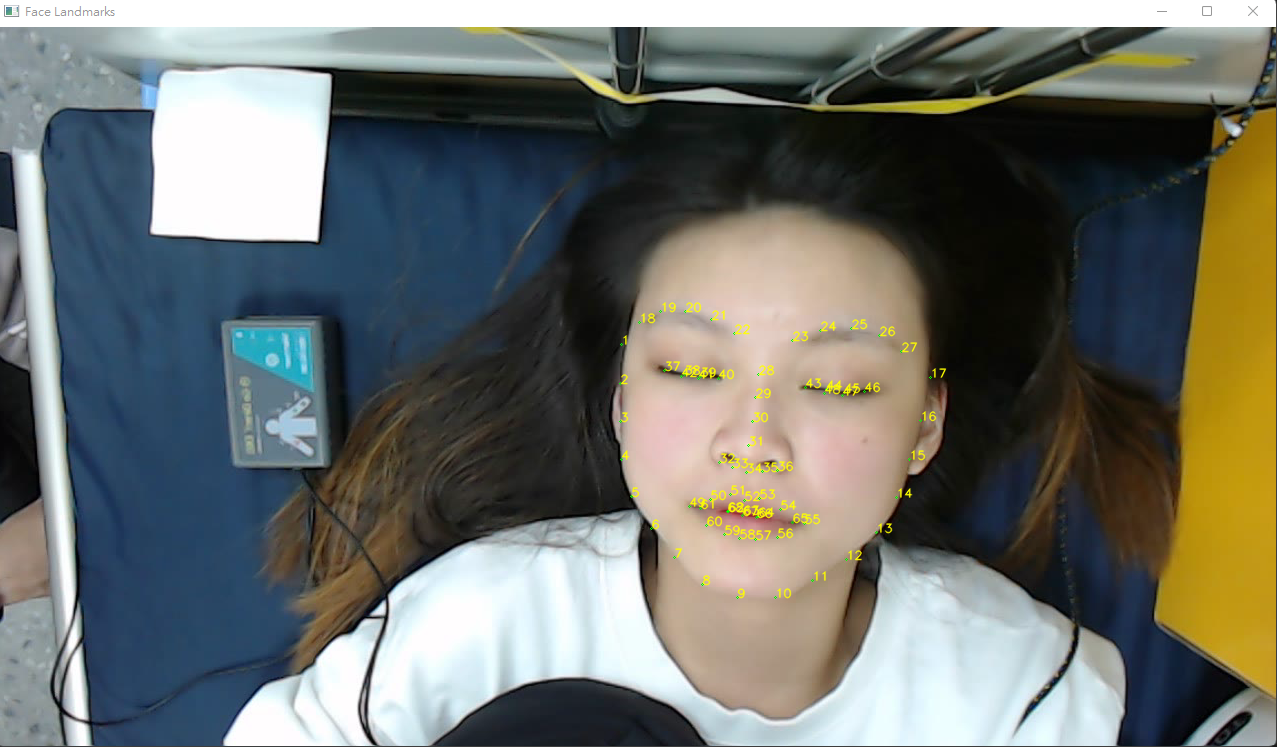
#> input picture 20230201.png, 1277 x 747 px
$ python -i Tool.py   (imports and definitions only)
#> lines starting #> are read from the running program, lines starting #| are printed output that depends on the picture
#> further down, picture is the input picture: shape (747, 1277, 3); mean B, G, R 107.5, 113, 109.9
import numpy as np
import pandas as pd
import matplotlib.pyplot as plt
import cv2
from scipy import signal
import mediapipe as mp


##########################看檔案用的##########################
def read_csv(path):
    data = pd.read_csv(path,sep=",",encoding='utf-8')
    return data

# [45 lines left out: functions draw_two_wave, read_avi, mask, not called in this run]


def calculate_non_zero_means(masked_frame):
    # 計算影像中非零像素的數量
    num_non_zero_pixels = cv2.countNonZero(cv2.cvtColor(masked_frame, cv2.COLOR_BGR2GRAY))
#> num_non_zero_pixels = 953766
    B, G, R = cv2.split(cv2.flip(masked_frame, 1))  # 分割全部影像的 B、G、R 通道
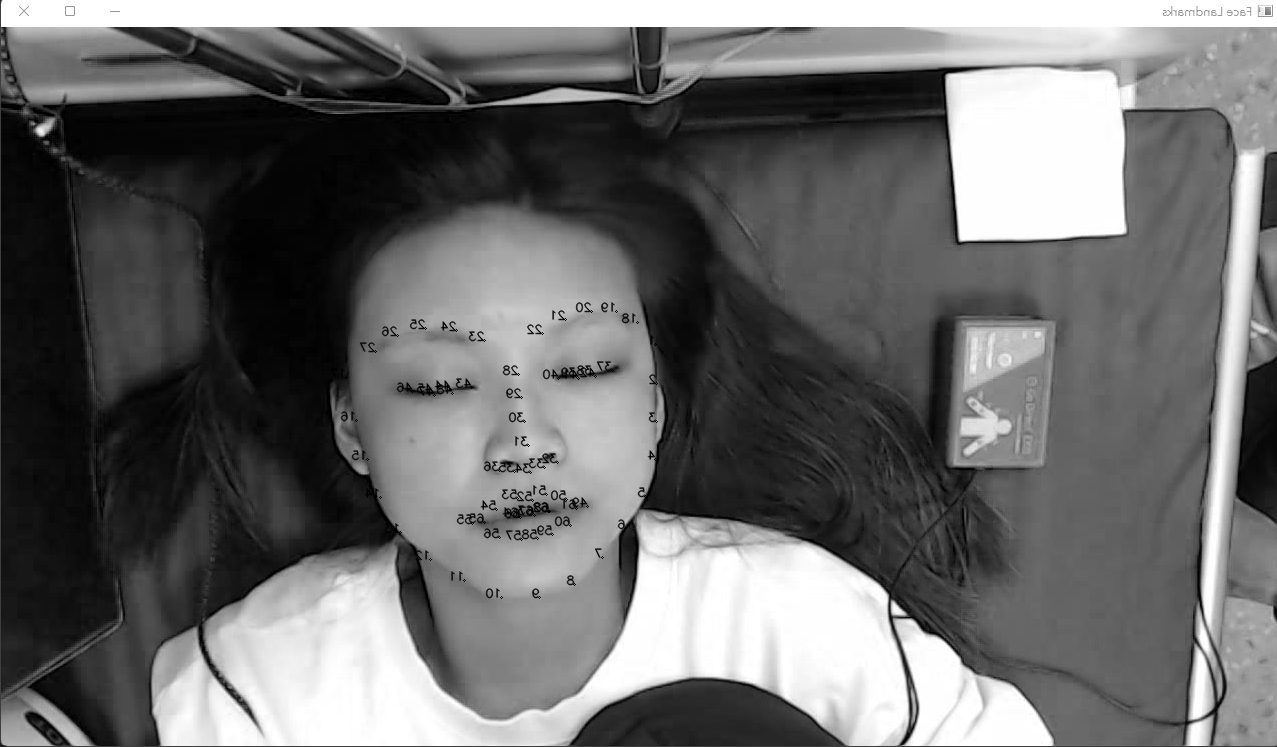
#> B: shape (747, 1277); min 0, max 255, mean 107.5
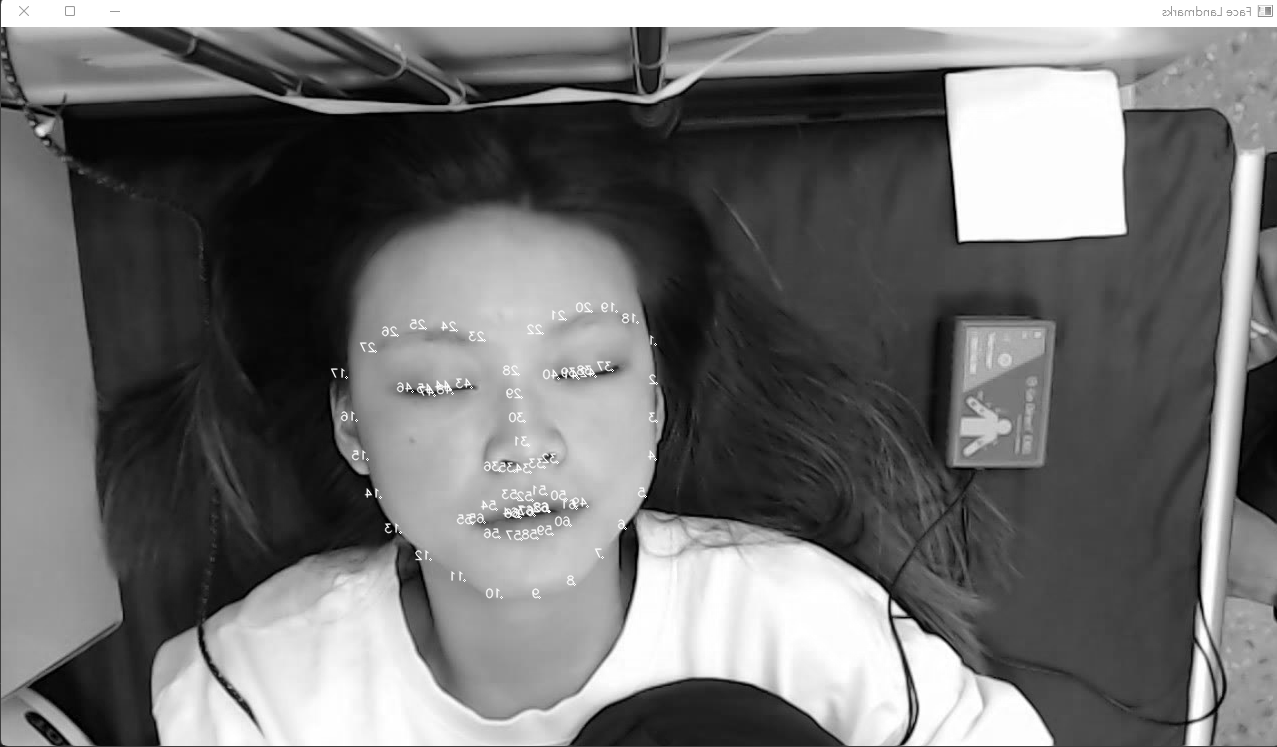
#> G: shape (747, 1277); min 0, max 255, mean 113
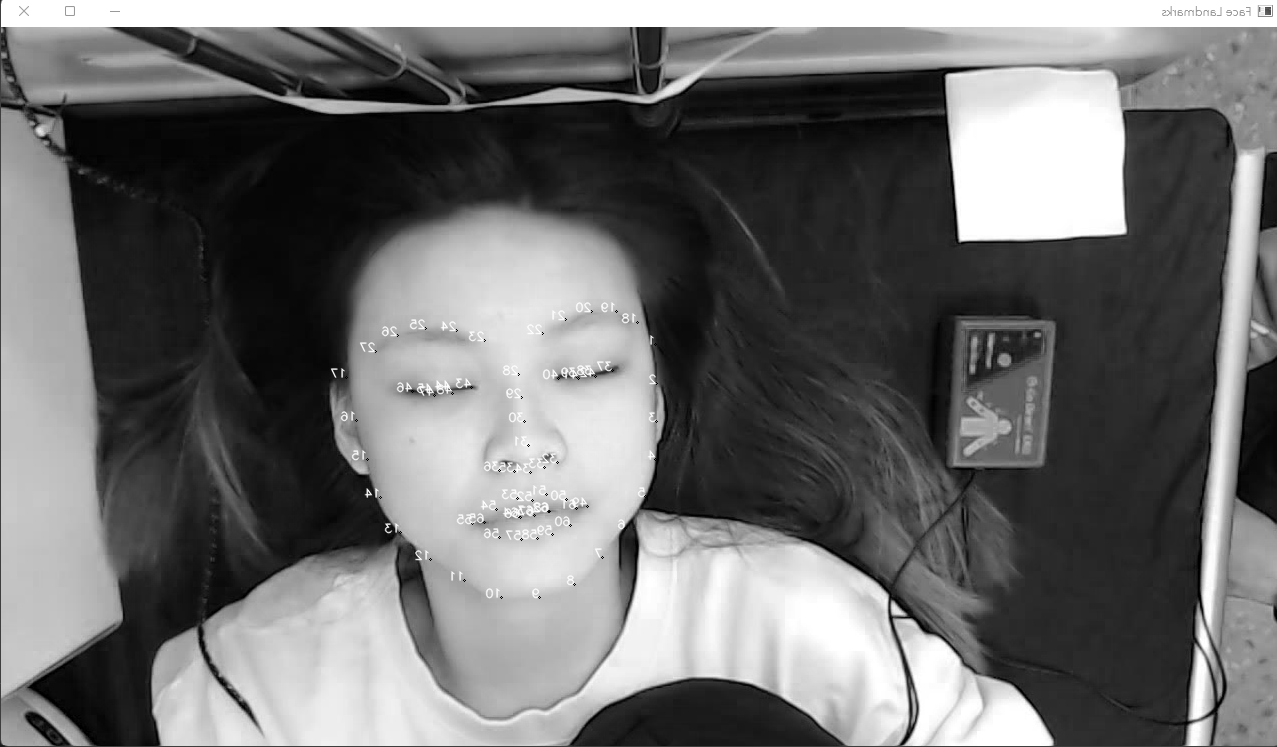
#> R: shape (747, 1277); min 0, max 255, mean 109.9
    # 計算區塊中各個顏色通道的總和
    sum_b = B.sum()
#> sum_b = 102531882
    sum_g = G.sum()
#> sum_g = 107807357
    sum_r = R.sum()
#> sum_r = 104844286
    # 計算區塊中各個顏色通道的平均值（如果非零像素為 0，避免除以 0）
    means_b = sum_b / num_non_zero_pixels if num_non_zero_pixels > 0 else 0
#> means_b = 107.5
    means_g = sum_g / num_non_zero_pixels if num_non_zero_pixels > 0 else 0
#> means_g = 113
    means_r = sum_r / num_non_zero_pixels if num_non_zero_pixels > 0 else 0
#> means_r = 109.9

    return means_b, means_g, means_r

# [154 lines left out: functions mp_roi_hand, mp_roi_face, butter_bandpass, butter_bandpass_filter, z_score, normal and 3 more, not called in this run]

# [26 lines of commented-out code are left out]

>>> import cv2
>>> picture = cv2.imread('../20230201.png')
>>> result = calculate_non_zero_means(picture)
#> result = (107.5, 113, 109.9)

$ run again, on selectROI_20230131.png
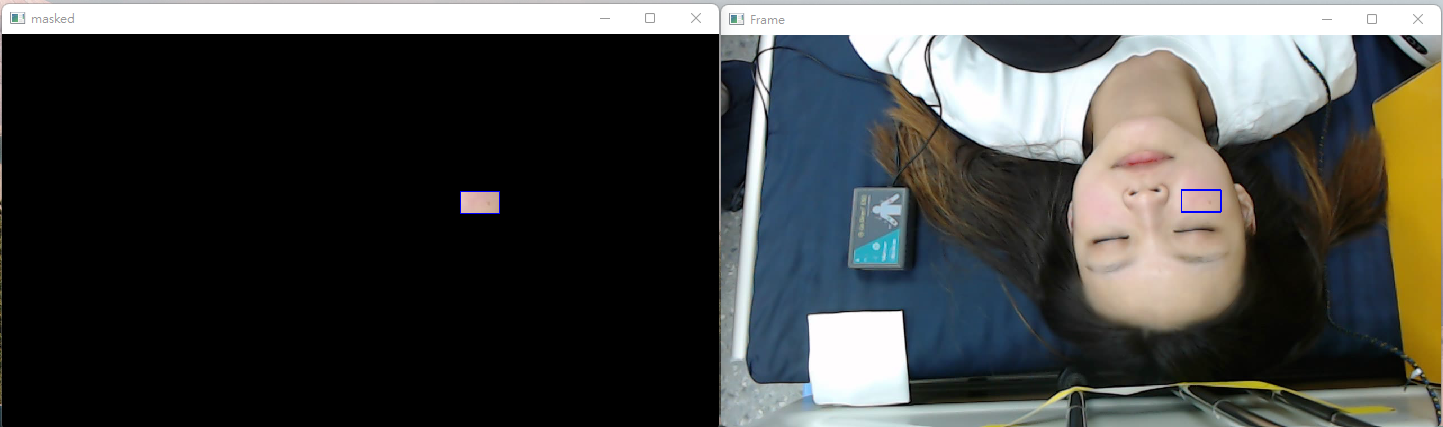
#> input picture selectROI_20230131.png, 1443 x 427 px
#> picture is the input picture: shape (427, 1443, 3); mean B, G, R 67.7, 70, 68.9
#> num_non_zero_pixels = 335248
#> in calculate_non_zero_means, `B, G, R = cv2.split(cv2.flip(masked_frame, 1))`:
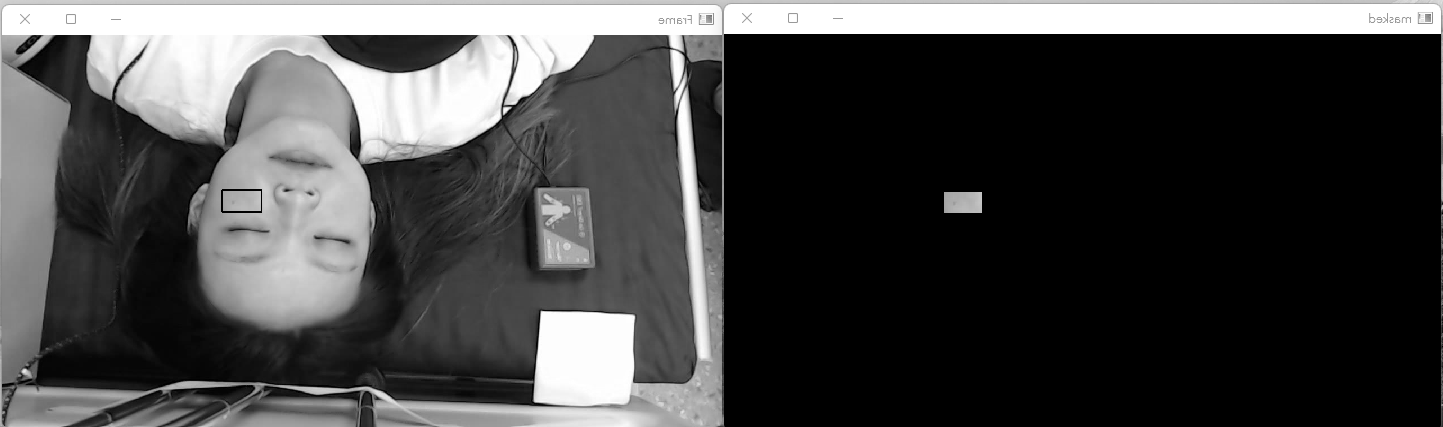
#> G: shape (427, 1443); min 0, max 255, mean 70
#> in calculate_non_zero_means, `B, G, R = cv2.split(cv2.flip(masked_frame, 1))`:
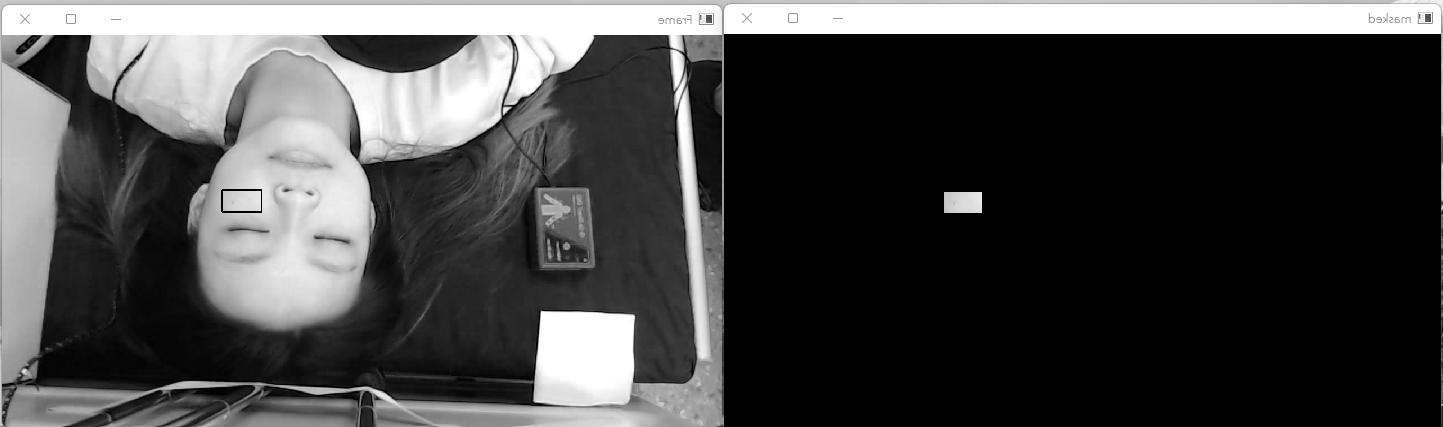
#> R: shape (427, 1443); min 0, max 255, mean 68.9
#> sum_b = 41734726
#> sum_g = 43156217
#> sum_r = 42425390
#> means_b = 124.5
#> means_g = 128.7
#> means_r = 126.5
#> result = (124.5, 128.7, 126.5)
